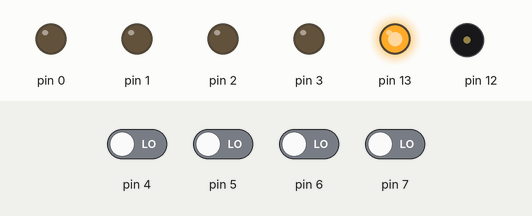
Bench run of a sketch on a simulated Arduino Uno, built with avr-gcc and run on an emulated ATmega328P. Parts: output pins drawn as LEDs (lit = HIGH), buzzer (waves = sounding). Inputs (shaded band) come from the test bench; at power-on: pin 4–7 LOW. Random numbers use the default seed unless the sketch sets one.

Above: at 5.4 s.
5.5 s: pin 4 driven HIGH
At 6.1 s:
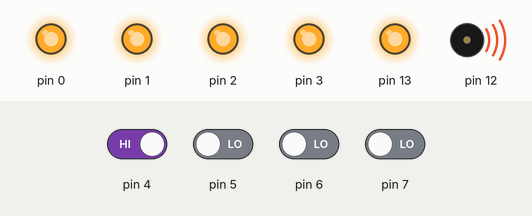
At 8.8 s:
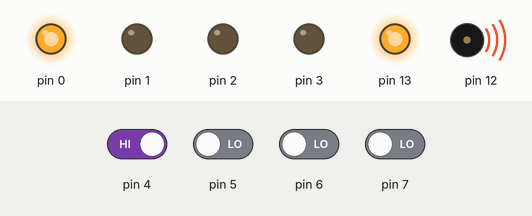
11.5 s: pin 4 driven LOW
13.0 s: pin 5 driven HIGH
At 16.1 s:
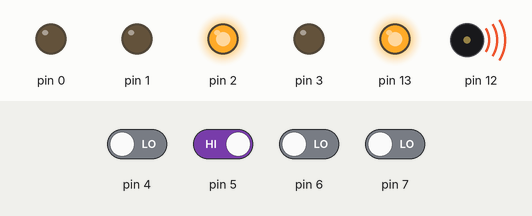
Timing chart, 0 to 22.0 s (numbered marks = the images above; inputs shaded):
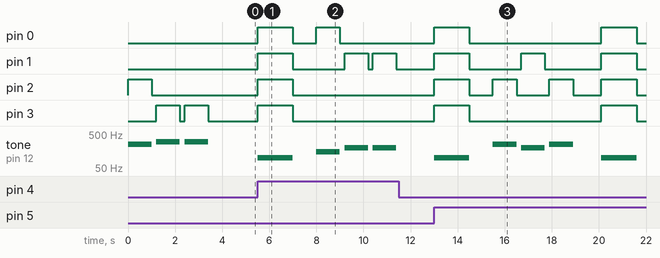

Measured:
- after the input at 5.5 s, pin 0: LOW → HIGH at once, → LOW 1.5 s later, → HIGH 1.0 s later, → LOW 1.0 s later; pin 1: goes HIGH 1.5 s, LOW 2.2 s, HIGH 1.0 s, LOW 0.20 s, HIGH 1.0 s, then LOW, starting at once
- after the input at 11.5 s, every drawn part: stays the same
- after the input at 13.0 s, pin 0: alternates HIGH for 1.5 s and LOW for 5.6 s, starting at once; pin 1: goes HIGH 1.5 s, LOW 2.2 s, HIGH 1.0 s, LOW 2.4 s, HIGH 1.5 s, then LOW, starting at once
- by itself, pin 3: alternates HIGH for 1.0 s and LOW for 0.20 s, 4 changes in all, then stays LOW
- by itself, tone on pin 12: repeats every 1.2 s: silent 0.20 s, 300 Hz 1.0 s, until it stays silent from 3.4 s

The sketch:

Genius_code.ino
```cpp
#include <stdlib.h>
#include <time.h>

unsigned int size;
unsigned int *order;
bool play;

void setup()
{
  // Sets output pins
  pinMode(0, OUTPUT);
  pinMode(1, OUTPUT);
  pinMode(2, OUTPUT);
  pinMode(3, OUTPUT);
  pinMode(12, OUTPUT);
  pinMode(13, OUTPUT);

  // Sets input pins
  pinMode(4, INPUT);
  pinMode(5, INPUT);
  pinMode(6, INPUT);
  pinMode(7, INPUT);

  // Sets pin for powering buttons
  digitalWrite(13, HIGH);

  // Sets initial value of vars
  size = 3;
  play = false;
  srand(time(NULL));
  // play = false => game is outputting the correct order for the player
  // play = true => game is receiving inputs from the player
}

void loop()
{
  // Code to create a new button order outputting it
  if (play == false) {
    // Allocs memory according to the dificulty level (size)
    order = (unsigned int*)malloc(size * sizeof(unsigned int));
    for (int i = 0; i < size; i++) {
      // Chooses random number for each position
      order[i] = rand() % 4;
      // Shines the corresponding LED, and makes sound
      digitalWrite(order[i], HIGH);
      tone(12, 150 + 50*order[i]);
      delay(1000);
      digitalWrite(order[i], LOW);
      noTone(12);
      delay(200);
    }
    // Starts game
    play = true;
  }
  // Main game loop => receives inputs
  else {
    // Initial position on the order array = 0
    int pos = 0;
    // Loops game until player fails or completes the challenge
    while (pos < size && play == true) {
      // Loop for checking inputs on each of the 4 buttons
      for (int i = 0; i < 4; i++) {
        if (digitalRead(4 + i) == HIGH) {
          // If received input is correct, shine corresponding LED and jumps to next check
          if (i == order[pos]) {
            pos++;
            tone(12, 150 + i*50);
            digitalWrite(i, HIGH);
            delay(200);
            digitalWrite(i, LOW);
            noTone(12);
          }
          // If input is incorrect, shine all LEDs and restart game
          else {
            digitalWrite(0, HIGH);
            digitalWrite(1, HIGH);
            digitalWrite(2, HIGH);
            digitalWrite(3, HIGH);
            tone(12, 100);
            delay(1500);
            digitalWrite(0, LOW);
            digitalWrite(1, LOW);
            digitalWrite(2, LOW);
            digitalWrite(3, LOW);
            noTone(12);
            // Redefine size and restarts game
            size = 3;
            play = false;
            break;
          }
        }
      }
    }
    // If the game was succesfully completed, increase size and restart
    if (pos >= size && play == true) {
      size++;
      play = false;
    }
    // Free allocated order when the game restarts
    free(order);
  }
  // Small delay
  delay(1000);
}
```
